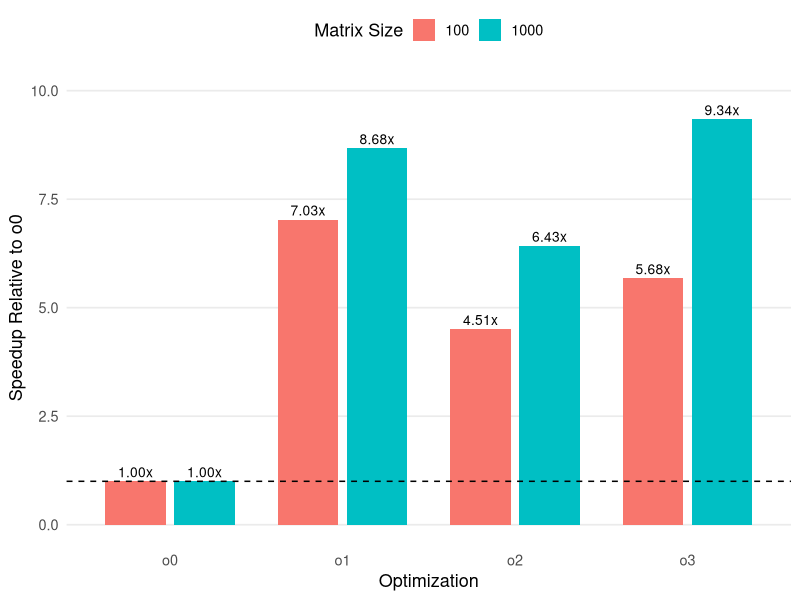
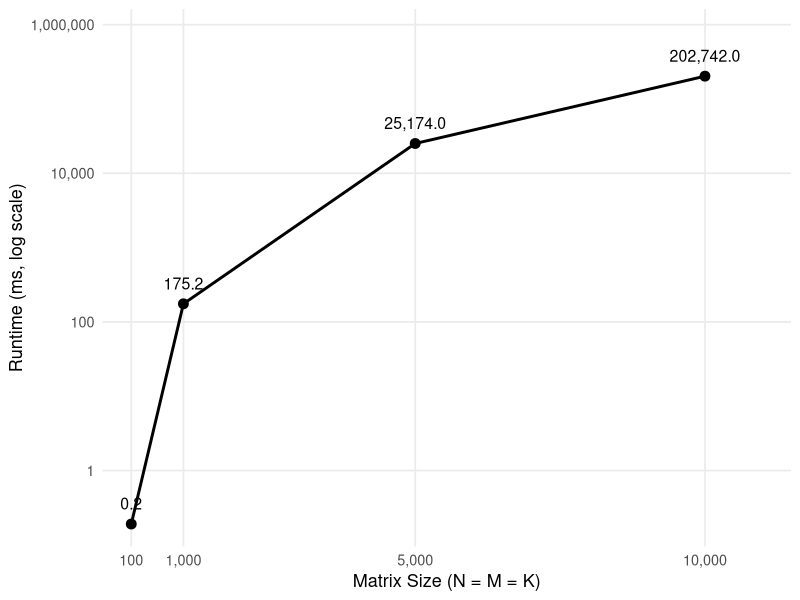
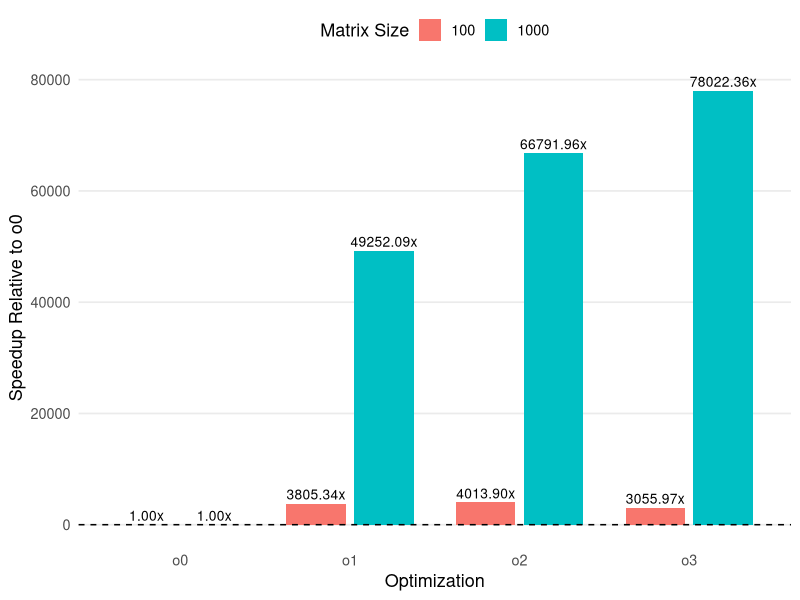
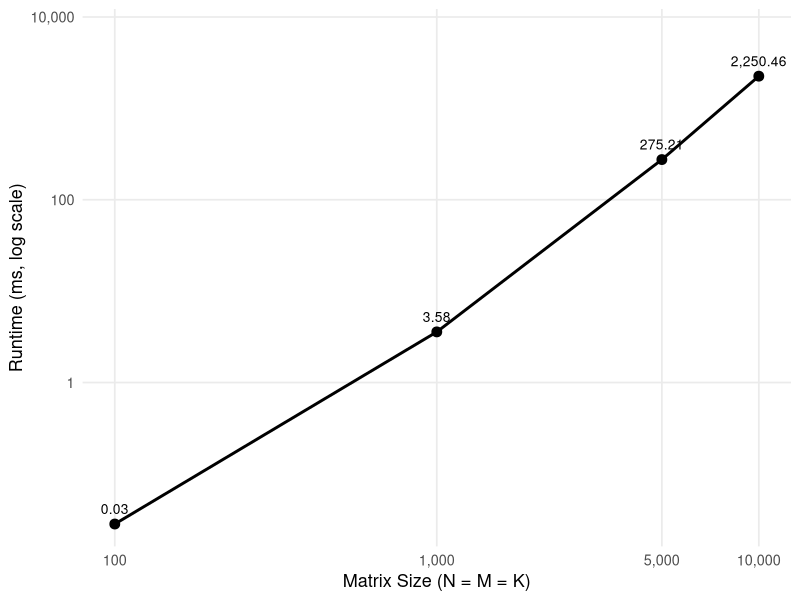
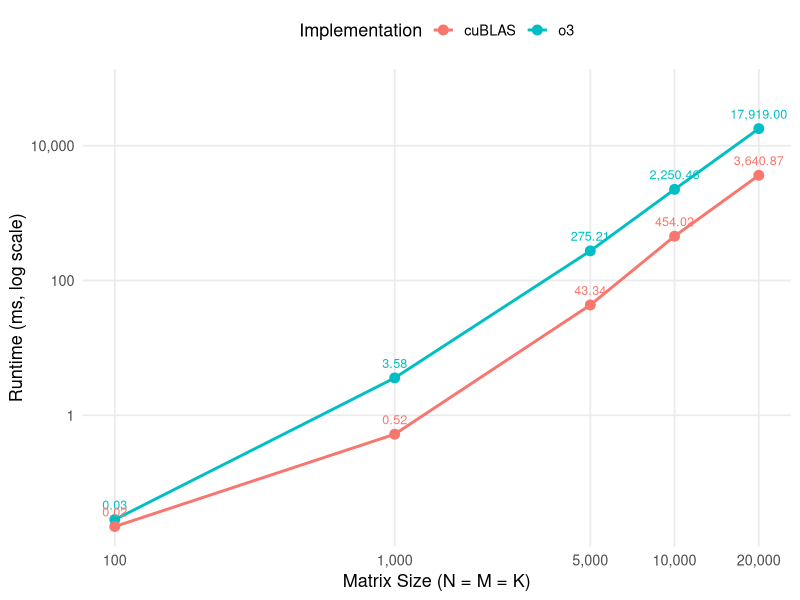
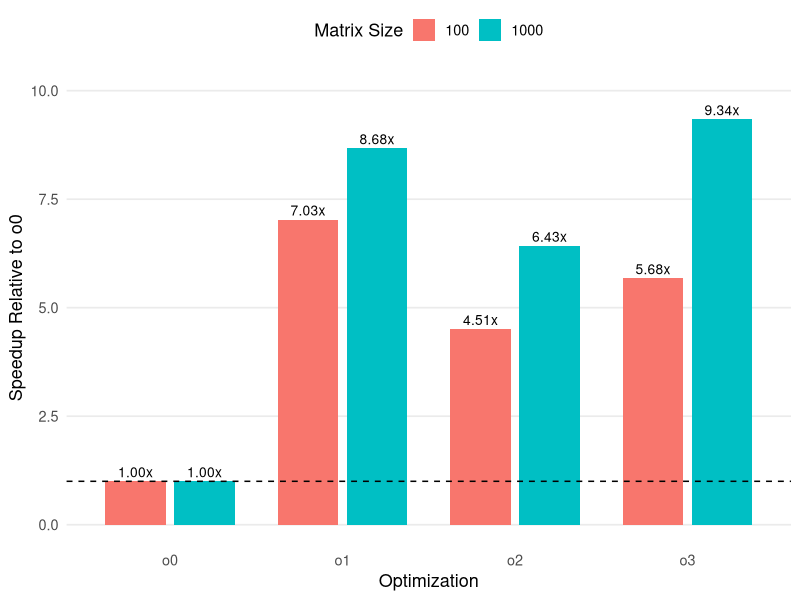
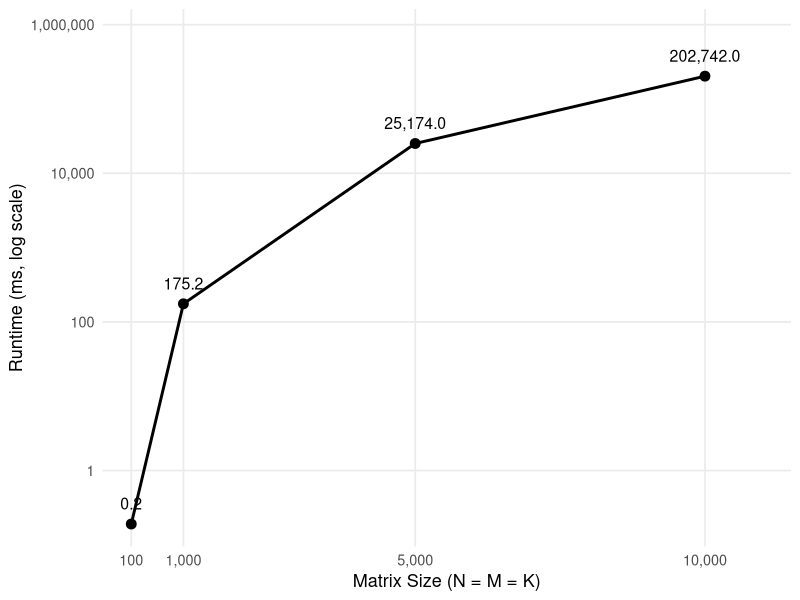
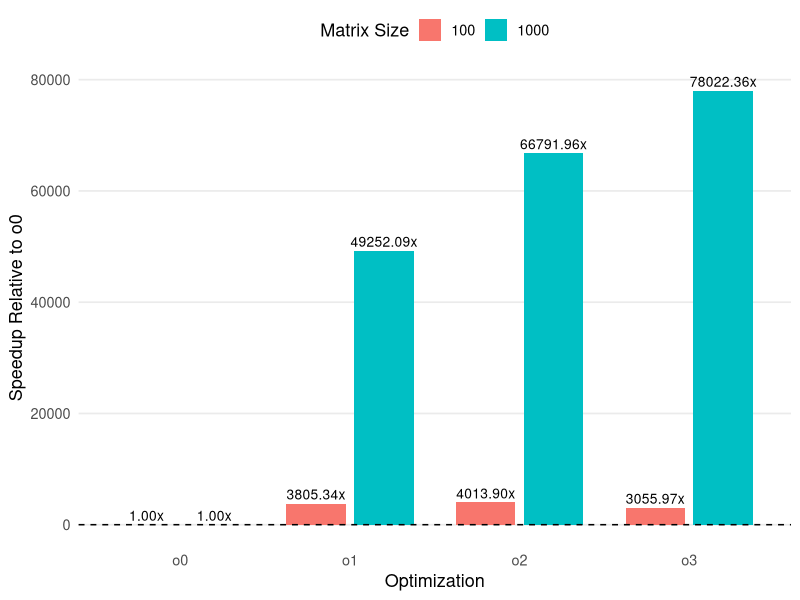

Reproduce these figures in R, in order.
## ---- chunk 1
library(ggplot2)
library(tidyr)
library(dplyr)
## ---- chunk 2
ablation <- data.frame(
  size = c(100, 1000),
  o0 = c(1.4374, 1577.52),
  o1 = c(0.204426, 181.837),
  o2 = c(0.318932, 245.472),
  o3 = c(0.253026, 168.824)
)

ablation_long <- ablation %>%
  pivot_longer(
    cols = o0:o3,
    names_to = "optimization",
    values_to = "runtime"
  ) %>%
  group_by(size) %>%
  mutate(
    baseline = runtime[optimization == "o0"],
    speedup = baseline / runtime
  ) %>%
  ungroup() %>%
  mutate(
    size = factor(size),
    optimization = factor(
      optimization,
      levels = c("o0", "o1", "o2", "o3")
    )
  )

p_ablation <- ggplot(
  ablation_long,
  aes(x = optimization, y = speedup, fill = size)
) +
  geom_col(
    position = position_dodge(width = 0.8),
    width = 0.7
  ) +
  geom_text(
    aes(label = sprintf("%.2fx", speedup)),
    position = position_dodge(width = 0.8),
    vjust = -0.4,
    size = 3.5
  ) +
  geom_hline(
    yintercept = 1,
    linetype = "dashed",
    linewidth = 0.5
  ) +
  labs(
    x = "Optimization",
    y = "Speedup Relative to o0",
    fill = "Matrix Size"
  ) +
  expand_limits(y = 10) +
  theme_minimal(base_size = 13) +
  theme(
    legend.position = "top",
    panel.grid.major.x = element_blank(),
    panel.grid.minor = element_blank()
  )

p_ablation

ggsave(
  "ablation_cpu.png",
  p_ablation,
  width = 7,
  height = 5,
  dpi = 300
)
## ---- chunk 3
library(ggrepel)

scalability <- data.frame(
  size = c(100, 1000, 5000, 10000),
  runtime = c(0.190505, 175.216, 25174, 202742)
)

p_scalability <- ggplot(
  scalability,
  aes(x = size, y = runtime)
) +
  geom_line(linewidth = 1) +
  geom_point(size = 3) +
  geom_text(
    aes(label = scales::label_number(big.mark = ",", accuracy = 0.1)(runtime)),
    vjust = -1.2,
    size = 4
  ) +
  labs(
    x = "Matrix Size (N = M = K)",
    y = "Runtime (ms, log scale)"
  ) +
  scale_x_continuous(
    breaks = c(100, 1000, 5000, 10000),
    labels = c("100", "1,000", "5,000", "10,000"),
    expand = expansion(mult = c(0.05, 0.15))
  ) +
  scale_y_log10(labels = scales::label_number(big.mark = ","), expand = expansion(mult = c(0.05, 0.15))) +
  theme_minimal(base_size = 13) +
  theme(
    panel.grid.minor = element_blank()
  )

p_scalability

ggsave(
  "scalability_cpu.png",
  p_scalability,
  width = 7,
  height = 5,
  dpi = 300
)
## ---- chunk 4
ablation_gpu <- data.frame(
  size = c(100, 1000),
  o0 = c(40.0748, 213232),
  o1 = c(0.0105312, 4.3294),
  o2 = c(0.009984, 3.19248),
  o3 = c(0.0131136, 2.73296)
)

ablation_gpu_long <- ablation_gpu %>%
  pivot_longer(
    cols = o0:o3,
    names_to = "optimization",
    values_to = "runtime"
  ) %>%
  group_by(size) %>%
  mutate(
    baseline = runtime[optimization == "o0"],
    speedup = baseline / runtime
  ) %>%
  ungroup() %>%
  mutate(
    size = factor(size),
    optimization = factor(optimization, levels = c("o0", "o1", "o2", "o3"))
  )

p_ablation_gpu <- ggplot(
  ablation_gpu_long,
  aes(x = optimization, y = speedup, fill = size)
) +
  geom_col(
    position = position_dodge(width = 0.8),
    width = 0.7
  ) +
  geom_text(
    aes(label = sprintf("%.2fx", speedup)),
    position = position_dodge(width = 0.8),
    vjust = -0.4,
    size = 3.5
  ) +
  geom_hline(
    yintercept = 1,
    linetype = "dashed",
    linewidth = 0.5
  ) +
  labs(
    x = "Optimization",
    y = "Speedup Relative to o0",
    fill = "Matrix Size"
  ) +
  theme_minimal(base_size = 13) +
  theme(
    legend.position = "top",
    panel.grid.major.x = element_blank(),
    panel.grid.minor = element_blank()
  )

p_ablation_gpu

ggsave(
  "ablation_gpu.png",
  p_ablation_gpu,
  width = 7,
  height = 5,
  dpi = 300
)
## ---- chunk 5
library(scales)

scalability_gpu <- data.frame(
  size = c(100, 1000, 5000, 10000),
  runtime = c(0.0282976, 3.5825, 275.213, 2250.46)
)

p_scalability_gpu <- ggplot(
  scalability_gpu,
  aes(x = size, y = runtime)
) +
  geom_line(linewidth = 1) +
  geom_point(size = 3) +
  geom_text(
    aes(label = label_number(accuracy = 0.01, big.mark = ",")(runtime)),
    vjust = -1,
    size = 3.5
  ) +
  labs(
    x = "Matrix Size (N = M = K)",
    y = "Runtime (ms, log scale)"
  ) +
  scale_x_log10(
    breaks = c(100, 1000, 5000, 10000),
    labels = label_comma()
  ) +
  scale_y_log10(
    labels = label_number(big.mark = ","),
    expand = expansion(mult = c(0.05, 0.15))  # extra headroom for labels
  ) +
  theme_minimal(base_size = 13) +
  theme(
    panel.grid.minor = element_blank()
  )

p_scalability_gpu

ggsave(
  "scalability_gpu.png",
  p_scalability_gpu,
  width = 7,
  height = 5,
  dpi = 300
)
## ---- chunk 6
scalability_gpu_compare <- data.frame(
  size = c(100, 1000, 5000, 10000, 20000),
  o3 = c(0.0282976, 3.5825, 275.213, 2250.46, 17919),
  cuBLAS = c(0.022336, 0.523424, 43.3374, 454.022, 3640.87)
)

scalability_gpu_compare_long <- scalability_gpu_compare %>%
  pivot_longer(
    cols = c(o3, cuBLAS),
    names_to = "implementation",
    values_to = "runtime"
  )

p_scalability_gpu_compare <- ggplot(
  scalability_gpu_compare_long,
  aes(
    x = size,
    y = runtime,
    color = implementation,
    group = implementation
  )
) +
  geom_line(linewidth = 1) +
  geom_point(size = 3) +
  geom_text(
    aes(label = label_number(accuracy = 0.01, big.mark = ",")(runtime)),
    vjust = -1,
    size = 3.2,
    show.legend = FALSE
  ) +
  labs(
    x = "Matrix Size (N = M = K)",
    y = "Runtime (ms, log scale)",
    color = "Implementation"
  ) +
  scale_x_log10(
    breaks = c(100, 1000, 5000, 10000, 20000),
    labels = label_comma()
  ) +
  scale_y_log10(
    labels = label_number(big.mark = ","),
    expand = expansion(mult = c(0.05, 0.15))
  ) +
  theme_minimal(base_size = 13) +
  theme(
    legend.position = "top",
    panel.grid.minor = element_blank()
  )

p_scalability_gpu_compare

ggsave(
  "scalability_gpu_cublas.png",
  p_scalability_gpu_compare,
  width = 7,
  height = 5,
  dpi = 300
)
